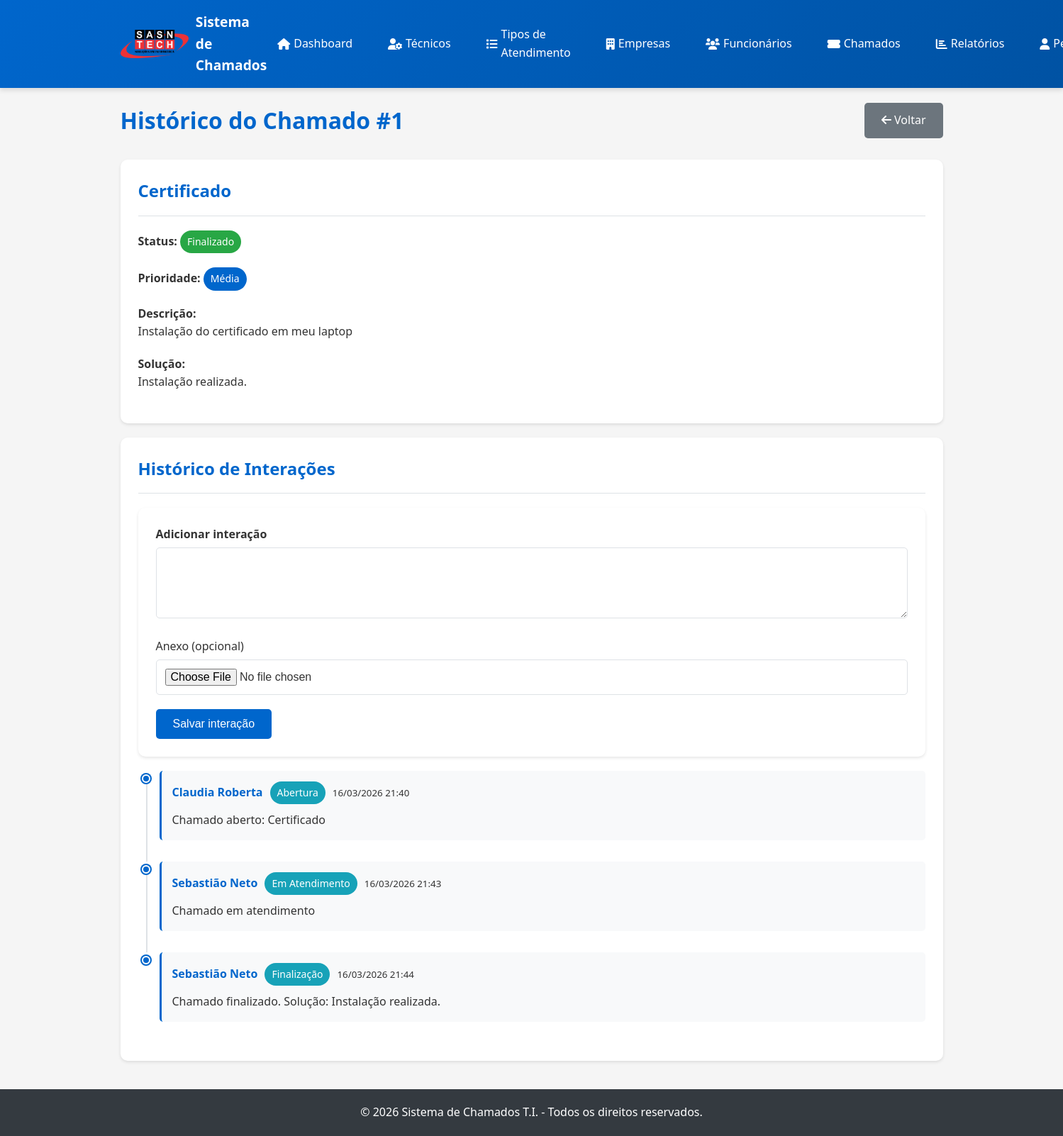
The app's page /historico.php?id=1 (signed in) with its own data.
### tables this page shows
CREATE TABLE `chamados` (
  `id` int(11) NOT NULL,
  `empresa_id` int(11) NOT NULL,
  `funcionario_id` int(11) NOT NULL,
  `tecnico_id` int(11) DEFAULT NULL,
  `tipo_atendimento_id` int(11) NOT NULL,
  `titulo` varchar(255) NOT NULL,
  `descricao` text NOT NULL,
  `prioridade` enum('baixa','media','alta','urgente') DEFAULT 'media',
  `status` enum('pendente','em_atendimento','finalizado','reaberto','cancelado') DEFAULT 'pendente',
  `solucao` text DEFAULT NULL,
  `anexo` varchar(255) DEFAULT NULL,
  `created_at` timestamp NOT NULL DEFAULT current_timestamp(),
  `updated_at` timestamp NOT NULL DEFAULT current_timestamp() ON UPDATE current_timestamp(),
  `finalizado_at` timestamp NULL DEFAULT NULL
);

CREATE TABLE `historico_chamados` (
  `id` int(11) NOT NULL,
  `chamado_id` int(11) NOT NULL,
  `usuario_id` int(11) NOT NULL,
  `acao` varchar(100) NOT NULL,
  `descricao` text DEFAULT NULL,
  `anexo` varchar(255) DEFAULT NULL,
  `created_at` timestamp NOT NULL DEFAULT current_timestamp()
);

CREATE TABLE `usuarios` (
  `id` int(11) NOT NULL,
  `nome` varchar(255) NOT NULL,
  `contato` varchar(50) DEFAULT NULL,
  `email` varchar(255) NOT NULL,
  `usuario` varchar(100) NOT NULL,
  `senha` varchar(255) NOT NULL,
  `tipo` enum('admin','tecnico','funcionario') NOT NULL,
  `empresa_id` int(11) DEFAULT NULL,
  `ativo` tinyint(1) DEFAULT 1,
  `created_at` timestamp NOT NULL DEFAULT current_timestamp(),
  `updated_at` timestamp NOT NULL DEFAULT current_timestamp() ON UPDATE current_timestamp()
);

### config/functions.php (called while the page is built, shortened)
<?php
function formatDate($date, $format = 'd/m/Y H:i') {
    $dateObj = new DateTime($date);
    return $dateObj->format($format);
}
function formatStatus($status) {
    $statusLabels = [
        'pendente' => 'Pendente',
        'em_atendimento' => 'Em Atendimento',
        'finalizado' => 'Finalizado',
        'reaberto' => 'Reaberto',
        'cancelado' => 'Cancelado'
    ];
    return $statusLabels[$status] ?? $status;
}
function formatPrioridade($prioridade) {
    $prioridadeLabels = [
        'baixa' => 'Baixa',
        'media' => 'Média',
        'alta' => 'Alta',
        'urgente' => 'Urgente'
    ];
    return $prioridadeLabels[$prioridade] ?? $prioridade;
}
function getStatusClass($status) {
    $classes = [
        'pendente' => 'badge-warning',
        'em_atendimento' => 'badge-info',
        'finalizado' => 'badge-success',
        'reaberto' => 'badge-danger',
        'cancelado' => 'badge-secondary'
    ];
    return $classes[$status] ?? 'badge-secondary';
}
function getPrioridadeClass($prioridade) {
    $classes = [
        'baixa' => 'badge-info',
        'media' => 'badge-primary',
        'alta' => 'badge-warning',
        'urgente' => 'badge-danger'
    ];
    return $classes[$prioridade] ?? 'badge-secondary';
}

### historico.php (the view, shortened to what this page needs)
<?php
$db = Database::getInstance()->getConnection();
$chamado_id = $_GET['id'] ?? null;
$stmt = $db->prepare("
    SELECT c.*,
           e.nome as empresa_nome,
           u.nome as funcionario_nome
    FROM chamados c
    LEFT JOIN empresas e ON c.empresa_id = e.id
    LEFT JOIN usuarios u ON c.funcionario_id = u.id
    WHERE c.id = ?
");
$stmt->execute([$chamado_id]);
$chamado = $stmt->fetch();
$stmt = $db->prepare("
    SELECT h.*, u.nome as usuario_nome, u.tipo as usuario_tipo
    FROM historico_chamados h
    LEFT JOIN usuarios u ON h.usuario_id = u.id
    WHERE h.chamado_id = ?
    ORDER BY h.created_at ASC
");
$stmt->execute([$chamado_id]);
$historico = $stmt->fetchAll();
include 'includes/header.php';
?>
<div class="page-header">
    <h1>Histórico do Chamado #<?php echo $chamado['id']; ?></h1>
    <a href="chamados.php" class="btn btn-secondary">
        <i class="fas fa-arrow-left"></i> Voltar
    </a>
</div>
<div class="card">
    <div class="card-header">
        <h2><?php echo htmlspecialchars($chamado['titulo']); ?></h2>
    </div>
    <div class="form-group">
        <strong>Status:</strong>
        <span class="badge <?php echo getStatusClass($chamado['status']); ?>">
            <?php echo formatStatus($chamado['status']); ?>
        </span>
    </div>
    <div class="form-group">
        <strong>Prioridade:</strong>
        <span class="badge <?php echo getPrioridadeClass($chamado['prioridade']); ?>">
            <?php echo formatPrioridade($chamado['prioridade']); ?>
        </span>
    </div>
    <div class="form-group">
        <strong>Descrição:</strong>
        <p><?php echo nl2br(htmlspecialchars($chamado['descricao'])); ?></p>
    </div>
    <?php if ($chamado['solucao']): ?>
    <div class="form-group">
        <strong>Solução:</strong>
        <p><?php echo nl2br(htmlspecialchars($chamado['solucao'])); ?></p>
    </div>
    <?php endif; ?>
</div>
<div class="card">
    <div class="card-header">
        <h2>Histórico de Interações</h2>
    </div>
    <form method="POST" enctype="multipart/form-data" class="card" style="margin-bottom: 20px;">
        <div class="form-group">
            <label for="descricao_interacao"><strong>Adicionar interação</strong></label>
            <textarea id="descricao_interacao" name="descricao" class="form-control" rows="4" required></textarea>
        </div>
        <div class="form-group">
            <label for="anexo_interacao">Anexo (opcional)</label>
            <input type="file" id="anexo_interacao" name="anexo" class="form-control" accept="image/*,.pdf,.doc,.docx">
        </div>
        <div class="actions">
            <button type="submit" class="btn btn-primary">Salvar interação</button>
        </div>
    </form>
    <?php if (empty($historico)): ?>
        <p class="text-center">Nenhum histórico registrado.</p>
    <?php else: ?>
        <div class="timeline">
            <?php foreach ($historico as $item): ?>
                <div class="timeline-item">
                    <div class="timeline-marker"></div>
                    <div class="timeline-content">
                        <div class="timeline-header">
                            <strong><?php echo htmlspecialchars($item['usuario_nome'] ?? 'Sistema'); ?></strong>
                            <span class="badge badge-info">
                                <?php
                                $acoes = [
                                    'abertura' => 'Abertura',
                                    'atendimento' => 'Em Atendimento',
                                    'finalizacao' => 'Finalização',
                                    'reabertura' => 'Reabertura',
                                    'interacao' => 'Interação'
                                ];
                                echo $acoes[$item['acao']] ?? ucfirst($item['acao']);
                                ?>
                            </span>
                            <small class="text-muted"><?php echo formatDate($item['created_at']); ?></small>
                        </div>
                        <?php if ($item['descricao']): ?>
                            <p><?php echo nl2br(htmlspecialchars($item['descricao'])); ?></p>
                        <?php endif; ?>
                    </div>
                </div>
            <?php endforeach; ?>
        </div>
    <?php endif; ?>
</div>
<?php include 'includes/footer.php'; ?>

### assets/css/style.css (style rules this page uses)
:root { --primary-color: #0066cc; --primary-dark: #0052a3; --primary-light: #3385d6; --secondary-color: #00a859; --secondary-dark: #008547; --danger-color: #dc3545; --warning-color: #ffc107; --success-color: #28a745; --info-color: #17a2b8; --dark-color: #343a40; --light-color: #f8f9fa; --border-color: #dee2e6; --text-color: #333; --text-muted: #6c757d; --white: #ffffff; --shadow: 0 2px 4px rgba(0,0,0,0.1); --shadow-lg: 0 4px 6px rgba(0,0,0,0.1); }
* { margin: 0; padding: 0; box-sizing: border-box; }
body { font-family: 'Segoe UI', Tahoma, Geneva, Verdana, sans-serif; background-color: #f5f5f5; color: var(--text-color); line-height: 1.6; }
.form-group { margin-bottom: 20px; }
.form-group label { display: block; margin-bottom: 5px; color: var(--text-color); font-weight: 500; }
.form-control { width: 100%; padding: 12px; border: 1px solid var(--border-color); border-radius: 5px; font-size: 1rem; transition: border-color 0.3s; }
textarea.form-control { resize: vertical; min-height: 100px; }
.btn { padding: 12px 24px; border: none; border-radius: 5px; font-size: 1rem; cursor: pointer; transition: all 0.3s; text-decoration: none; display: inline-block; text-align: center; }
.btn-primary { background-color: var(--primary-color); color: var(--white); }
.btn-secondary { background-color: var(--text-muted); color: var(--white); }
.badge { display: inline-block; padding: 5px 10px; border-radius: 20px; font-size: 0.875rem; font-weight: 500; }
.badge-primary { background-color: var(--primary-color); color: var(--white); }
.badge-success { background-color: var(--success-color); color: var(--white); }
.badge-info { background-color: var(--info-color); color: var(--white); }
.card { background: var(--white); border-radius: 10px; box-shadow: var(--shadow); padding: 25px; margin-bottom: 20px; }
.card-header { border-bottom: 1px solid var(--border-color); padding-bottom: 15px; margin-bottom: 20px; }
.card-header h2 { color: var(--primary-color); margin: 0; }
.page-header { display: flex; justify-content: space-between; align-items: center; margin-bottom: 30px; }
.page-header h1 { color: var(--primary-color); margin: 0; }
.actions { display: flex; gap: 10px; flex-wrap: wrap; }

### historico.php (style rules this page uses)
.timeline { position: relative; padding-left: 30px; }
.timeline-item { position: relative; margin-bottom: 30px; }
.timeline-marker { position: absolute; left: -25px; top: 5px; width: 12px; height: 12px; border-radius: 50%; background-color: var(--primary-color); border: 2px solid var(--white); box-shadow: 0 0 0 2px var(--primary-color); }
.timeline-item:not(:last-child)::before { content: ''; position: absolute; left: -19px; top: 17px; width: 2px; height: calc(100% + 13px); background-color: var(--border-color); }
.timeline-content { background: var(--light-color); padding: 15px; border-radius: 5px; border-left: 3px solid var(--primary-color); }
.timeline-header { display: flex; align-items: center; gap: 10px; margin-bottom: 10px; flex-wrap: wrap; }
.timeline-header strong { color: var(--primary-color); }

### records on screen
chamados: id "1", titulo "Certificado", status "Finalizado", prioridade "Média", descricao "Instalação do certificado em meu laptop", solucao "Instalação realizada."
historico_chamados: usuario.nome "Claudia Roberta", acao "Abertura", created_at "16/03/2026 21:40", descricao "Chamado aberto: Certificado"
historico_chamados: usuario.nome "Sebastião Neto", acao "Em Atendimento", created_at "16/03/2026 21:43", descricao "Chamado em atendimento"
historico_chamados: usuario.nome "Sebastião Neto", acao "Finalização", created_at "16/03/2026 21:44", descricao "Chamado finalizado. Solução: Instalação realizada."
